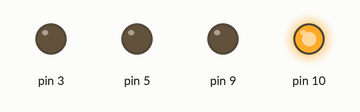
Simulated run of this sketch. Board: Arduino Uno, built with avr-gcc and run on an emulated ATmega328P. On the bench: output pins drawn as LEDs (lit = HIGH).

Above: at 1.5 s.
At 5.5 s:
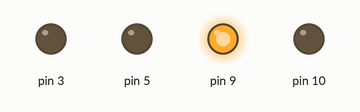
At 9.5 s:
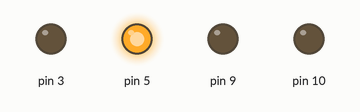
At 13.5 s:
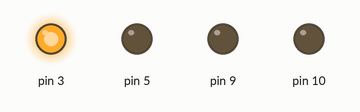
At 19.5 s:
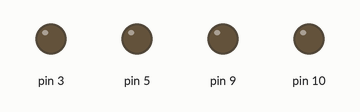
Timing chart, 0 to 20.8 s (numbered marks = the images above):
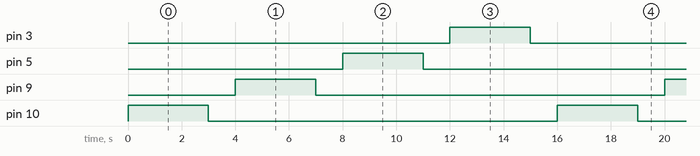

The sketch:

MotorTest.ino
```cpp
byte MotorsArray[4] = {10, 9, 5, 3};

#define LeftForward   MotorsArray[0]
#define LeftBack      MotorsArray[1]
#define RightForward  MotorsArray[2]
#define RightBack     MotorsArray[3]

#define motorsOff() motorControll(LOW, LOW, LOW, LOW)

void setup()
{
  DDRD = 0;
  PORTD = 0;
  DDRB = 0;
  PORTB = 0;

  pinMode(LeftForward, OUTPUT);
  pinMode(LeftBack, OUTPUT);
  pinMode(RightForward, OUTPUT);
  pinMode(RightBack, OUTPUT);

  motorsOff();
}

void loop()
{
  motorControll(HIGH, LOW, LOW, LOW);
  delay(3000);
  motorsOff();
  delay(1000);

  motorControll(LOW, HIGH, LOW, LOW);
  delay(3000);
  motorsOff();
  delay(1000);

  motorControll(LOW, LOW, HIGH, LOW);
  delay(3000);
  motorsOff();
  delay(1000);

  motorControll(LOW, LOW, LOW, HIGH);
  delay(3000);
  motorsOff();
  delay(1000);
}

void motorControll(byte dir1, byte dir2, byte dir3, byte dir4)
{
  digitalWrite(LeftForward, dir1);
  digitalWrite(LeftBack, dir2);
  digitalWrite(RightForward, dir3);
  digitalWrite(RightBack, dir4);
}
```

Measured:
- by itself, pin 3, pin 5, pin 9, pin 10: alternates HIGH for 3.0 s and LOW for 13.0 s
- by itself, everything shown: repeats every 16.0 s, in 8 steps
